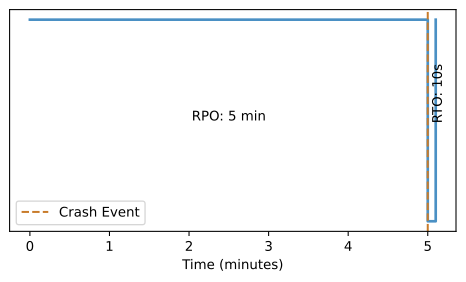

This figure's Python source:
import os
import matplotlib.pyplot as plt

fig, ax = plt.subplots(figsize=(6, 3))
ax.plot([0, 5, 5, 5.1, 5.1], [1, 1, 0, 0, 1], color='#4a90c4', lw=2)
ax.axvline(5, color='#c87b2a', linestyle='--', label='Crash Event')
ax.annotate('RPO: 5 min', xy=(2.5, 0.5), ha='center')
ax.annotate('RTO: 10s', xy=(5.05, 0.5), ha='left', rotation=90)
ax.set_yticks([])
ax.set_xlabel('Time (minutes)')
ax.legend()
plt.savefig(os.environ.get('VISUAL_OUT_PATH', 'out.svg'), format='svg', bbox_inches='tight')
